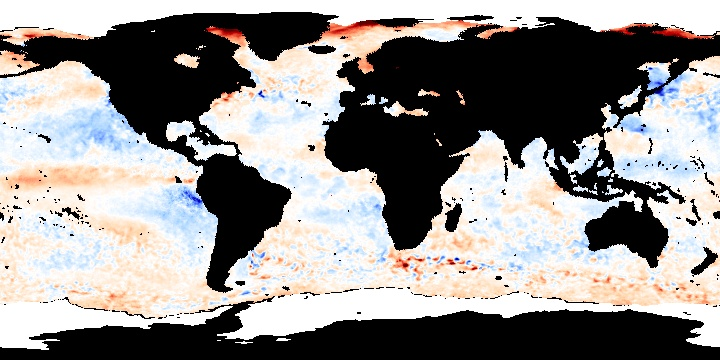
#> input picture assets/ocean/BMP/ocean_temp_sep_2002.bmp, 720 x 360 px, found by its file name
$ python main.py   (older library calls are emulated)
#> lines starting #> are read from the running program, lines starting #| are printed output that depends on the picture
import cv2
import numpy as np
import matplotlib.pyplot as plt

# Carregar as imagens representando diferentes anos
imagens = [
    cv2.imread('./assets/ocean/BMP/ocean_temp_sep_2002.bmp', cv2.IMREAD_GRAYSCALE),
    cv2.imread('./assets/ocean/BMP/ocean_temp_sep_2005.bmp', cv2.IMREAD_GRAYSCALE),
    cv2.imread('./assets/ocean/BMP/ocean_temp_sep_2008.bmp', cv2.IMREAD_GRAYSCALE),
    cv2.imread('./assets/ocean/BMP/ocean_temp_sep_2011.bmp', cv2.IMREAD_GRAYSCALE)
]
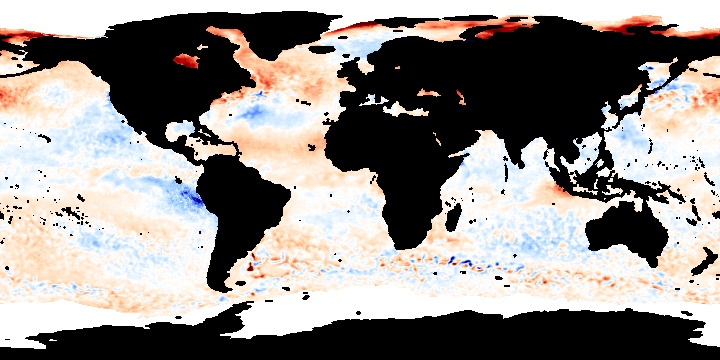
#> input picture assets/ocean/BMP/ocean_temp_sep_2005.bmp, 720 x 360 px, found by its file name
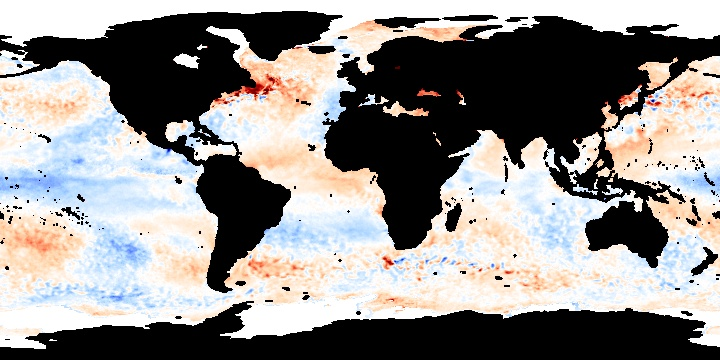
#> input picture assets/ocean/BMP/ocean_temp_sep_2008.bmp, 720 x 360 px, found by its file name
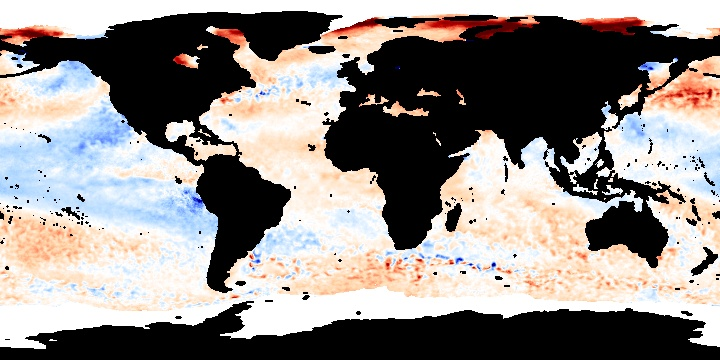
#> input picture assets/ocean/BMP/ocean_temp_sep_2011.bmp, 720 x 360 px, found by its file name

# Lista para armazenar bordas detectadas e médias das intensidades
bordas = []
medias_bordas = []

# Função para detectar bordas usando o filtro de Sobel
def detectar_bordas_sobel(imagem):
    sobel_x = cv2.Sobel(imagem, cv2.CV_64F, 1, 0, ksize=3)
    sobel_y = cv2.Sobel(imagem, cv2.CV_64F, 0, 1, ksize=3)
    borda = cv2.magnitude(sobel_x, sobel_y)  # Calcular a magnitude das bordas
    return borda

# Detectar bordas e calcular média de intensidade para cada ano
for imagem in imagens:
    borda = detectar_bordas_sobel(imagem)
    bordas.append(borda)
    medias_bordas.append(np.mean(borda))  # Média das intensidades das bordas
#> this loop made 4 passes
#> pass 1, in detectar_bordas_sobel, `sobel_x = cv2.Sobel(imagem, cv2.CV_64F, 1, 0, ksize=3)`:
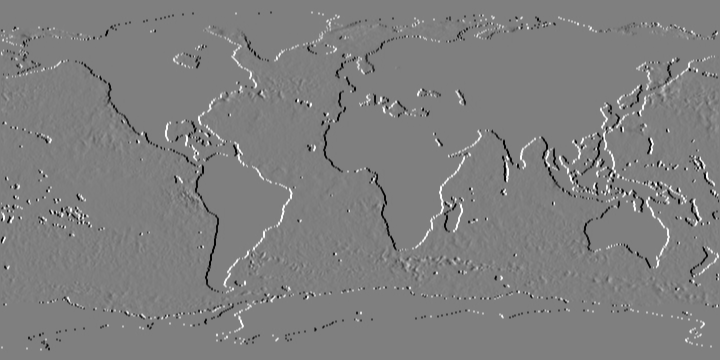
#> sobel_x: shape (360, 720) float64; min -1018, max 1019, mean -0.1; drawn with min black and max white
#> pass 1, in detectar_bordas_sobel, `sobel_y = cv2.Sobel(imagem, cv2.CV_64F, 0, 1, ksize=3)`:
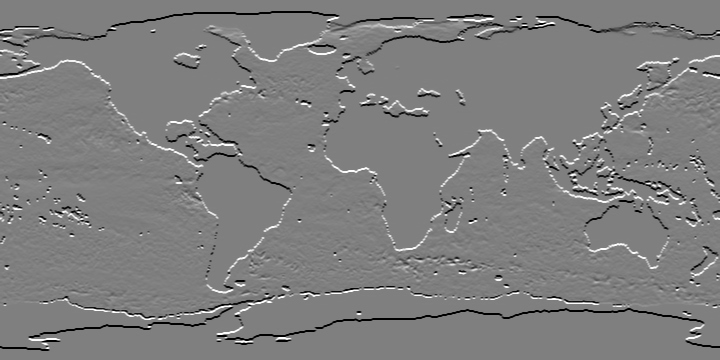
#> sobel_y: shape (360, 720) float64; min -1020, max 1020, mean -5.7; drawn with min black and max white
#> after the loop:
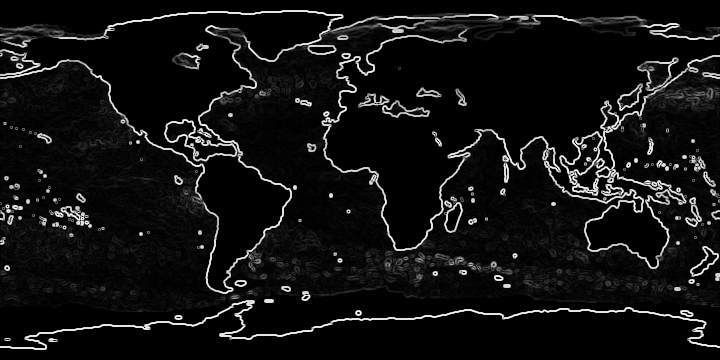
#> borda: shape (360, 720) float64; min 0, max 1140.4, mean 81.4; drawn with min black and max white
#> after the loop, bordas = 4 items; medias_bordas = [84.31, 80.85, 83.54, 81.44]

# Exibir as imagens de borda para cada ano
fig, axs = plt.subplots(1, len(imagens), figsize=(20, 5))
anos = [2002, 2005, 2008, 2011]

for i, (borda, ano) in enumerate(zip(bordas, anos)):
    axs[i].imshow(borda, cmap='hot')
    axs[i].set_title(f'Temperaturas - Ano {ano}')
    axs[i].axis('off')
#> this loop made 4 passes
#> ano on passes 1 to 4: 2002, 2005, 2008, 2011

plt.show()
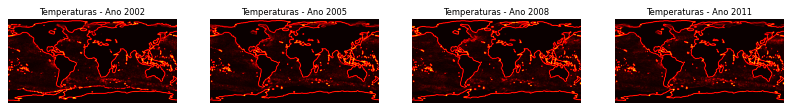
#> figure drawn by matplotlib, 4 panels

# Comparação e análise das variações de bordas
print("Média de Intensidade das Bordas (por Ano):")
for ano, media in zip(anos, medias_bordas):
    print(f"Ano {ano}: {media:.2f}")
#> this loop made 4 passes
#> (ano, media) on passes 1 to 4: (2002, 84.31), (2005, 80.85), (2008, 83.54), (2011, 81.44)
#| Ano 2002: 84.31
#| Ano 2005: 80.85
#| Ano 2008: 83.54
#| Ano 2011: 81.44

# Análise final com as variações
variacoes = [medias_bordas[i] - medias_bordas[i - 1] for i in range(1, len(medias_bordas))]
#> variacoes = [-3.46, 2.69, -2.09]
print("\nVariação na Média de Intensidade das Bordas entre os Anos:")
for i in range(len(variacoes)):
    print(f"{anos[i+1]} - {anos[i]}: {variacoes[i]:.2f}")
#> this loop made 3 passes
#| 2005 - 2002: -3.46
#| 2008 - 2005: 2.69
#| 2011 - 2008: -2.09
